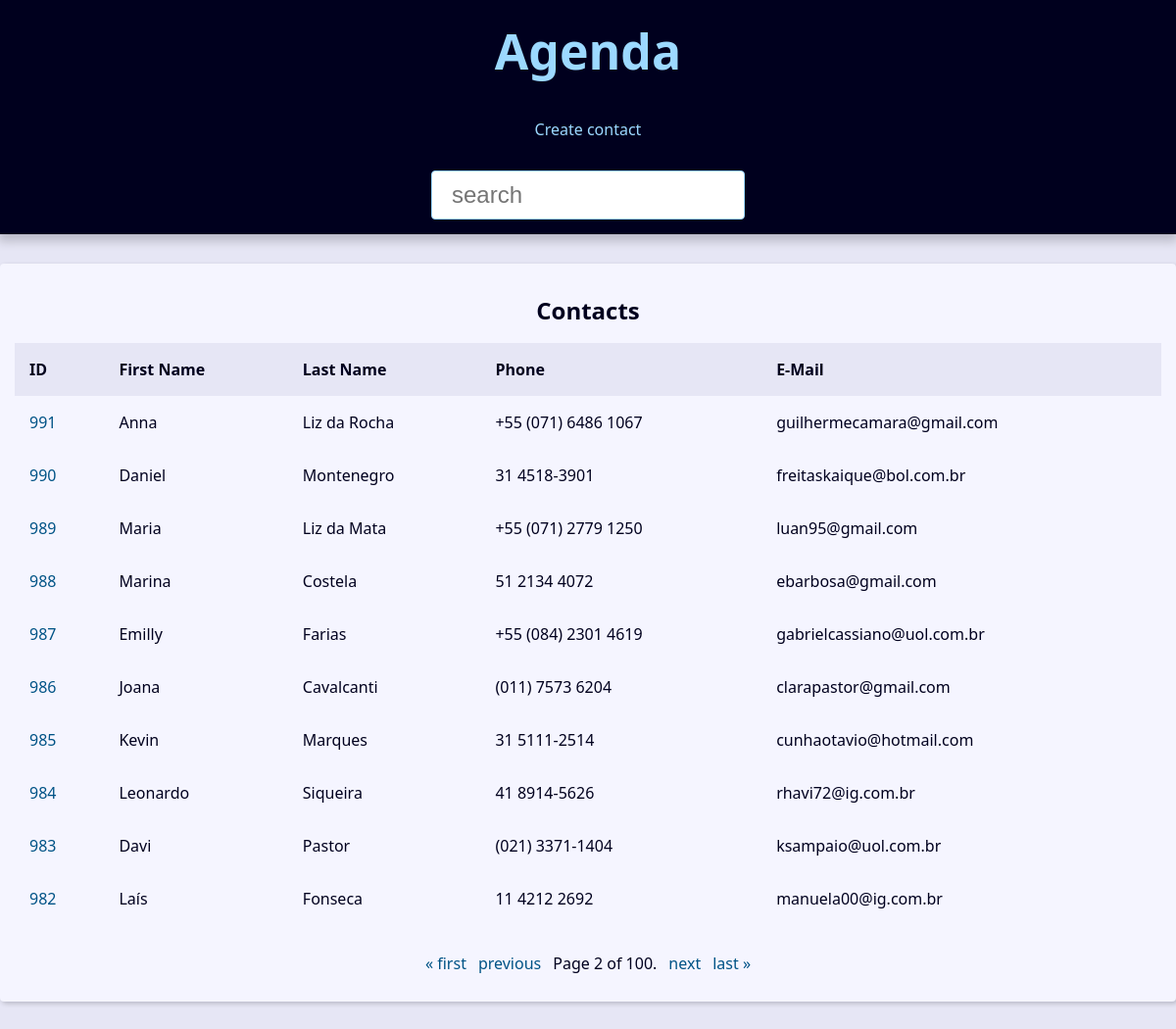
/?page=2&q=, run on an earlier commit of the app's database.
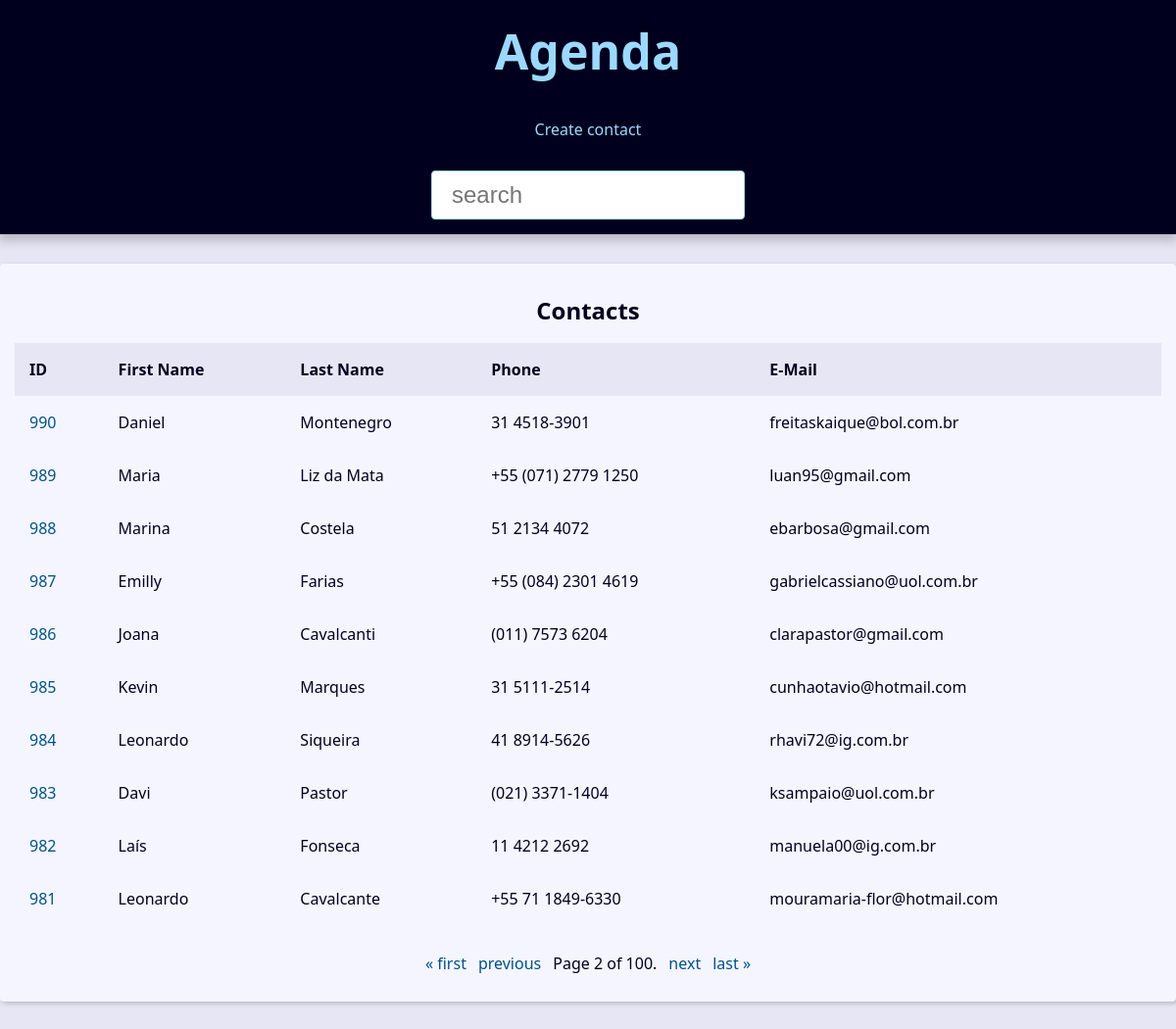
And on a later commit of the database.
### contact/models.py (models this page shows, shortened)
class Contact(models.Model):
    first_name = models.CharField(max_length=50)
    last_name = models.CharField(max_length=50,blank=True)
    phone = models.CharField(max_length=50)
    email = models.EmailField(max_length=254,blank=True)
    created_date = models.DateTimeField(default=timezone.now)
    description = models.TextField(blank=True)
    show = models.BooleanField(default=True)
    picture = models.ImageField(blank=True,upload_to='pictures/%Y/%m/')
    category = models.ForeignKey(Category,on_delete=models.SET_NULL,blank=True,null=True)
    owner = models.ForeignKey(User(),on_delete=models.SET_NULL,blank=True,null=True)

### contact/views/contact_views.py (the view)
# urls.py: path('', views.index, name='index'),
def index(request):
    contacts = Contact.objects.filter(show=True).order_by('-id')
    paginator = Paginator(contacts, 10)  # Show 10 contacts per page.
    page_number = request.GET.get("page")
    page_obj = paginator.get_page(page_number)
    context = {
        'page_obj':page_obj,
        'title':'Contatos',
    }
    return render(
        request,
        'contact/index.html',
        context
        )

### contact/templates/contact/index.html
{% extends "global/base.html" %}
{% block content %}
{% if page_obj %}
    <div class="responsive-table">
        <table class="contacts-table">
            <caption class="table-caption">
                Contacts
            </caption>
            <thead>
                <tr class="table-row table-row-header">
                    <th class="table-header">ID</th>
                    <th class="table-header">First Name</th>
                    <th class="table-header">Last Name</th>
                    <th class="table-header">Phone</th>
                    <th class="table-header">E-Mail</th>
                </tr>
            </thead>
            <tbody>
                {% for contact in page_obj %}
                    <tr class="table">
                        <td class="table-cel">
                            <a class="table-link" href="{% url 'contact:contact' contact.id  %}">{{contact.id}}</a>
                        </td>
                        <td class="table-cel">
                            {{contact.first_name}}
                        </td>
                        <td class="table-cel">
                            {{contact.last_name}}
                        </td>
                        <td class="table-cel">
                            {{contact.phone}}
                        </td>
                        <td class="table-cel">
                            {{contact.email}}
                        </td>
                    </tr>
                {% endfor %}
            </tbody>
        </table>
    </div>
{% else %}
<div class="single-contact">
    <h1 class="single-contact-name">
        Nenhum contado encontrado
    </h1>
</div>
{% endif %}
{% endblock content %}

### base_templates/global/base.html (shortened to what this page needs)
{% load static %}
<!DOCTYPE html>
<html lang="pt-BR">
<head>
  <link rel="stylesheet" href="{% static 'global/css/style.css' %}">
</head>
<body>
  {% include "global/partials/header.html" %}
  <main class="content">
    {% block content %}{% endblock content %}
    {% include "global/partials/pagination.html" %}
  </main>
</body>
</html>

### base_templates/global/partials/header.html (shortened to what this page needs)
<header class="header">
    <h1 class="header-heading">
      <a href="{% url "contact:index" %}" class="header-link">
        Agenda
      </a>
    </h1>
    <nav class="menu">
      <ul class="menu-list">
        <li class="menu-item">
          <a href="{% url "contact:create" %}" class="menu-link">
            Create contact
          </a>
        </li>
      </ul>
    </nav>
    <div class="search">
      <form action="{% url "contact:search" %}" method="get">
        <input class="search-input" type="text" placeholder="search" id="search" name="q" value="{{search_value}}">
      </form>
    </div>
  </header>

### base_templates/global/partials/pagination.html
{% if page_obj %}
    <div class="pagination">
        <span class="step-links">
            {% if page_obj.has_previous %}
                <a href="?page=1&q={{request.GET.q.strip}}">&laquo; first</a>
                <a href="?page={{ page_obj.previous_page_number }}&q={{request.GET.q.strip}}">previous</a>
            {% endif %}
            <span class="current">
                Page {{ page_obj.number }} of {{ page_obj.paginator.num_pages }}.
            </span>
            {% if page_obj.has_next %}
                <a href="?page={{ page_obj.next_page_number }}&q={{request.GET.q.strip}}">next</a>
                <a href="?page={{ page_obj.paginator.num_pages }}&q={{request.GET.q.strip}}">last &raquo;</a>
            {% endif %}
        </span>
    </div>
{% endif %}

### base_static/global/css/style.css (style rules this page uses)
:root { --spacing: 1.5rem; --link-dark-color: rgb(0, 83, 134); --link-light-color: rgb(156, 217, 255); --clr-white: rgb(245, 245, 255); --clr-black: rgb(0, 0, 30); --clr-light-gray: rgb(230, 230, 245); --clr-dark-shadow-5: rgba(0, 0, 10, 5%); --clr-dark-shadow-10: rgba(0, 0, 10, 10%); --clr-dark-shadow-20: rgba(0, 0, 10, 20%); --clr-light-shadow-5: rgba(200, 200, 255, 5%); --clr-light-shadow-10: rgba(200, 200, 255, 10%); --clr-light-shadow-20: rgba(200, 200, 255, 20%); --main-page-width: 120rem; --table-min-width: 60rem; --biggest-font-size: 5rem; --bigger-font-size: 4rem; --big-font-size: 3.2rem; --medium-font-size: 2.4rem; --small-font-size: 1.6rem; --smaller-font-size: 1.4rem; --smallest-font-size: 1.2rem; --transition-fast: 300ms; --transition-medium: 600ms; --transition-slow: 1s; --default-border-radius: 4px; }
*, *::before, *::after { margin: 0; padding: 0; box-sizing: border-box; }
html { font-size: 62.5%; }
body { font-family: system-ui, -apple-system, BlinkMacSystemFont, 'Segoe UI', Roboto, Oxygen, Ubuntu, Cantarell, 'Open Sans', 'Helvetica Neue', sans-serif; line-height: 1.5; font-size: var(--small-font-size); color: var(--clr-black); -webkit-font-smoothing: antialiased; background: var(--clr-light-gray); }
.header { background: var(--clr-black); padding: var(--spacing); box-shadow: 0 5px 10px 2px var(--clr-dark-shadow-20); z-index: 1; position: relative; }
.header-heading { font-size: var(--biggest-font-size); text-align: center; }
.header-link { color: var(--link-light-color); text-decoration: none; transition: filter var(--transition-fast) ease-in-out; }
.menu { margin: var(--spacing); }
.menu-list { list-style: none; display: flex; justify-content: center; flex-flow: row wrap; }
.menu-link { display: block; padding: var(--spacing); color: var(--link-light-color); text-decoration: none; transition: background-color var(--transition-fast) ease-in-out; border-radius: var(--default-border-radius); }
.content { max-width: var(--main-page-width); margin: calc(var(--spacing) * 2) auto; padding: var(--spacing); background: var(--clr-white); box-shadow: 2px 2px 5px var(--clr-dark-shadow-20); border-radius: var(--default-border-radius); }
.responsive-table { width: 100%; overflow-x: auto; }
.contacts-table { width: 100%; min-width: var(--table-min-width); border-collapse: collapse; }
.table-caption { font-size: var(--medium-font-size); font-weight: bold; padding: var(--spacing); }
.table-row { text-align: left; text-overflow: ellipsis; transition: background-color var(--transition-fast) ease-in-out; }
.table-row-header { background: var(--clr-light-gray); color: var(--clr-black); }
.table-cel, .table-header { padding: var(--spacing); }
.table-link { color: var(--link-dark-color); transition: color var(--transition-fast) ease-in-out; text-decoration: none; }
.pagination { margin-top: var(--spacing); display: flex; justify-content: center; padding: calc(var(--spacing) * 0.8); font-size: var(--small-font-size); }
.pagination .step-links { display: flex; gap: calc(var(--spacing) * 0.8); }
.pagination .step-links a { color: var(--link-dark-color); transition: color var(--transition-fast) ease-in-out; text-decoration: none; display: block; }
.search { display: flex; justify-content: center; }
.search-input { font-size: var(--medium-font-size); padding: 1rem 2rem; width: 100%; max-width: 32rem; border-radius: var(--default-border-radius); border: 1px solid var(--link-light-color); }

What changed in the data, as far as the page shows it:
removed Contact: id "991", first_name "Anna", last_name "Liz da Rocha", phone "+55 (071) 6486 1067", email "guilhermecamara@gmail.com"
now on this page (row unchanged): Contact: id "981", first_name "Leonardo", last_name "Cavalcante", phone "+55 71 1849-6330", email "mouramaria-flor@hotmail.com"
